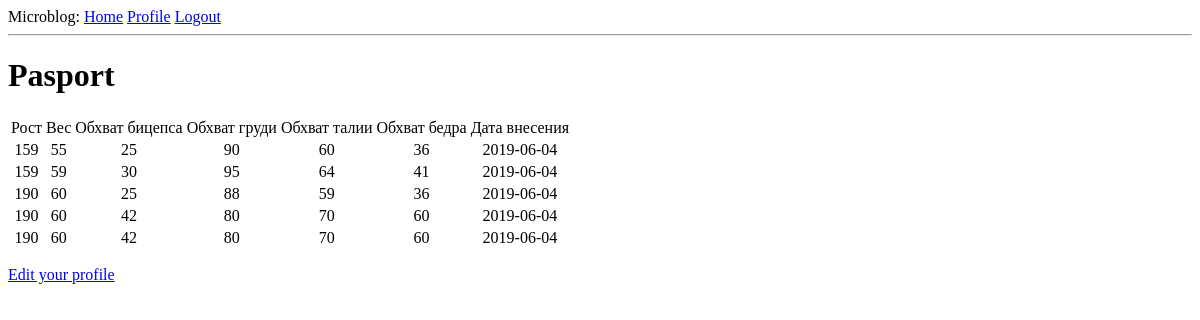
Before: /pasport (signed in) with the older database file.
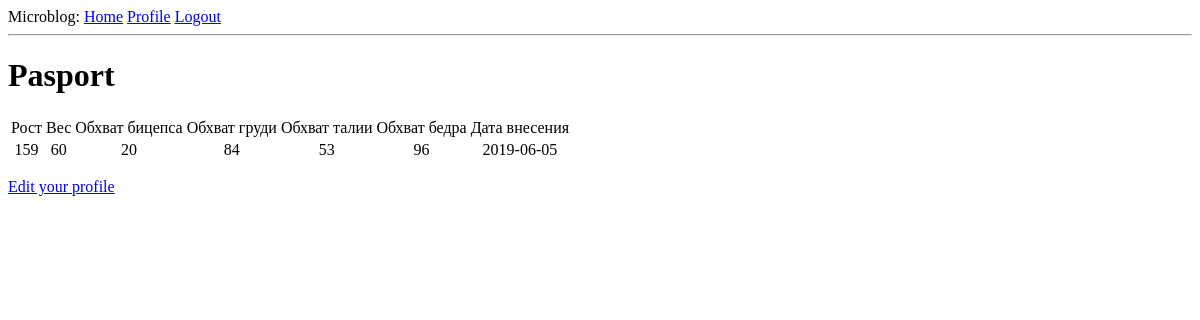
After: the same page with the newer database file.
### app/models.py (models this page shows)
class InfoUser(db.Model):
    id = db.Column(db.Integer, primary_key=True)
    user_id = db.Column(db.Integer, db.ForeignKey('user.id'))
    weight = db.Column(db.Integer)
    height = db.Column(db.Integer)
    arms = db.Column(db.Integer)
    chest = db.Column(db.Integer)
    waist = db.Column(db.Integer)
    femur = db.Column(db.Integer)
    heartDiseases = db.Column(db.String(12))
    date_of_change = db.Column(db.Date, default=datetime.utcnow())
    training_list_id = db.Column(db.Integer, db.ForeignKey('training_list.id'))

### app/routes.py (the view)
@app.route('/pasport')
@login_required
def pasport():
    param = current_user.information_user()
    return render_template('pasport.html', title = 'Pasport', param = param)

### app/models.py (called while the page is built)
@login.user_loader
def load_user(id):
    return User.query.get(int(id))

    def information_user(self):
        param = InfoUser.query.filter_by(user_id = self.id)
        return param

### app/routes.py (called while the page is built)
@app.before_request
def before_request():
    if current_user.is_authenticated:
        current_user.last_seen = datetime.utcnow()
        db.session.commit()

### app/templates/pasport.html
{% extends "base.html" %}
{% block content %}
    <h1>Pasport</h1>
<table>
    <tr valign="top">
        <td> Рост </td>
        <td> Вес </td>
        <td> Обхват бицепса </td>
        <td> Обхват груди </td>
        <td> Обхват талии </td>
        <td> Обхват бедра </td>
        <td> Дата внесения </td>
    </tr>
    {% for param in param %}
        {% include '_param.html' %}
    {% endfor %}
</table>
 <p><a href="{{ url_for('edit_profile') }}">Edit your profile</a></p>
{% endblock %}

### app/templates/base.html (shortened to what this page needs)
<html>
    <head>
    </head>
    <body>
        <div>
            Microblog:
            <a href="{{ url_for('index') }}">Home</a>
            {% if current_user.is_anonymous %}
            <a href="{{ url_for('login') }}">Login</a>
            {% else %}
            <a href="{{ url_for('user', username=current_user.username) }}">Profile</a>
            <a href="{{ url_for('logout') }}">Logout</a>
            {% endif %}
        </div>
        <hr>
        {% block content %}{% endblock %}
    </body>
</html>

### app/templates/_param.html
    <tr valign="top">
        <td align="center">{{ param.height }}</td>
        <td align="center">{{ param.weight }} </td>
        <td align="center">{{ param.arms }} </td>
        <td align="center">{{ param.chest }} </td>
        <td align="center">{{ param.waist }} </td>
        <td align="center">{{ param.femur }} </td>
            <td align="center">{{ param.date_of_change }} </td>
    </tr>

Changed rows visible on the page:
removed InfoUser: height "159", weight "55", arms "25", chest "90", waist "60", femur "36", date_of_change "2019-06-04"
removed InfoUser: height "159", weight "59", arms "30", chest "95", waist "64", femur "41", date_of_change "2019-06-04"
removed InfoUser: height "190", weight "60", arms "25", chest "88", waist "59", femur "36", date_of_change "2019-06-04"
removed InfoUser: height "190", weight "60", arms "42", chest "80", waist "70", femur "60", date_of_change "2019-06-04"
removed InfoUser: height "190", weight "60", arms "42", chest "80", waist "70", femur "60", date_of_change "2019-06-04"
now on this page (row edited): InfoUser: height "159", weight "60", arms "20", chest "84", waist "53", femur "96", date_of_change "2019-06-05"
